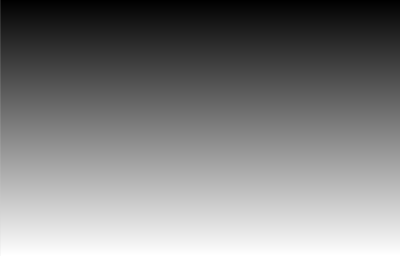
Frame 1 (no input)
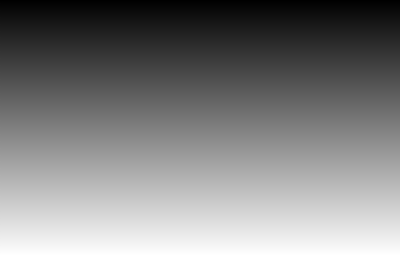
Frame 60 (the mouse pressed at the canvas centre just before this capture)
Frame 120 (the mouse held since frame 60 and released just before this capture): identical to frame 60, image omitted

The Processing sketch that drew these frames (run headless with seeded random() and noise(); from frame 60 on, the mouse is pressed at the canvas centre):

// Processing sketch: ForLoopGradient
// ── ForLoopGradient.pde
// For döngüsüyle siyahtan beyaza gradyan çizer.
// Her satır bir ton daha açık gri alır (0'dan 255'e).

void setup() {
  size(400, 256); // 256 satır = tam gri skalası (0-255)
}

void draw() {
  for (int i = 0; i < 256; i++) {
    stroke(i);            // i=0 siyah, i=255 beyaz
    line(0, i, width, i); // Yatay çizgi
  }
}
